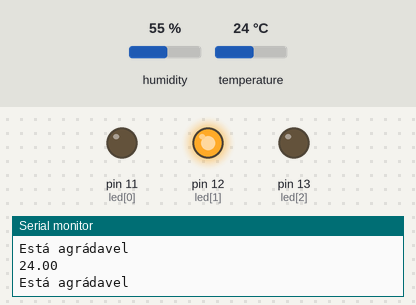
The sketch below on a simulated Arduino Uno, built with avr-gcc and run on an emulated ATmega328P. On the bench: output pins drawn as LEDs (lit = HIGH), the last lines printed to the serial monitor. Inputs (shaded band) come from the test bench; at power-on: temperature 24 °C, humidity 55 %.

Above: at 4.8 s.
4.9 s: temperature set to 21 °C
At 6.7 s:
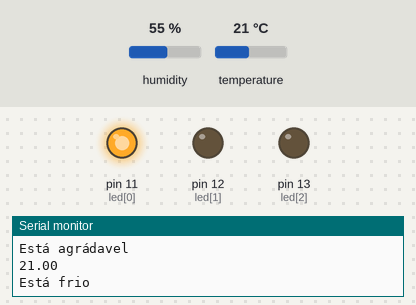
7.9 s: temperature set to 28 °C
At 9.1 s:
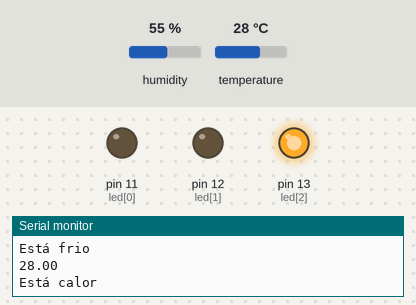
10.9 s: temperature set to 26 °C
13.9 s: temperature set to 23 °C
At 15.2 s:
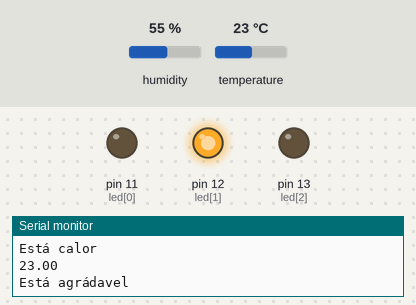
16.9 s: temperature set to 12 °C
At 18.8 s:
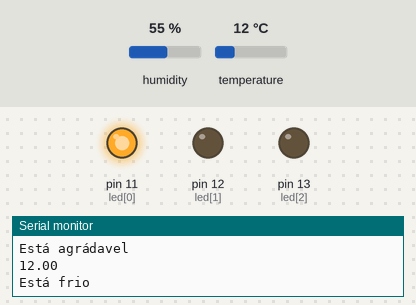
Timing chart, 0 to 20.3 s (numbered marks = the images above; inputs shaded):
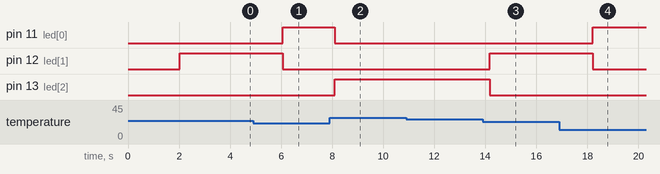

The sketch:

Sensor_Temperatura_LED.ino
```cpp
#include <DHT.h>
#include <DHT_U.h>

int led[3] = {11,12,13};
DHT dht(3,DHT11);
float temperatura;
void setup() {
  for(int i = 0;i<3;i++) {
    pinMode(led[i],OUTPUT);
  }
  Serial.begin(9600);
  dht.begin();
}
void loop() {
  delay(2000);
  temperatura = dht.readTemperature();
  if(isnan(temperatura)) {
    Serial.println("Erro  no sensor");
  } else {
    Serial.println(temperatura);
    if(temperatura >= 25) {
      Serial.println("Está calor");
      for(int i = 0;i<3;i++){
        digitalWrite(led[i],LOW);
      }
      digitalWrite(led[2],HIGH);
    } else if (temperatura < 25 && temperatura >= 23) {
      Serial.println("Está agrádavel");
      for(int i = 0;i<3;i++){
        digitalWrite(led[i],LOW);
      }
      digitalWrite(led[1],HIGH);
    } else if(temperatura <23) {
      Serial.println("Está frio");
      for(int i = 0;i<3;i++){
        digitalWrite(led[i],LOW);
      }
      digitalWrite(led[0],HIGH);
    }
  }
}
```

Measured:
- the behaviour switches between 23 and 22 °C on temperature (found by bisection; images 0 and 1)
- the behaviour switches between 25 and 24 °C on temperature (found by bisection; images 2 and 3)
- after the input at 4.9 s, pin 11 (led[0]): LOW → HIGH after 1.2 s; pin 12 (led[1]): HIGH → LOW after 1.2 s
- after the input at 7.9 s, pin 11 (led[0]): HIGH → LOW after 0.20 s; pin 13 (led[2]): LOW → HIGH after 0.20 s
- after the input at 13.9 s, pin 12 (led[1]): LOW → HIGH after 0.27 s; pin 13 (led[2]): HIGH → LOW after 0.27 s
- after the input at 16.9 s, pin 11 (led[0]): LOW → HIGH after 1.3 s; pin 12 (led[1]): HIGH → LOW after 1.3 s
